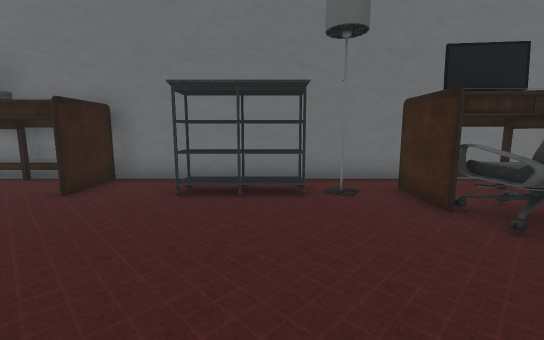
View 1 (above)

15 first-person views from a walk through a scene from a Unity 3-D project. The camera is 1.3 m above the floor, tilts 8° down and sees 90° across. The floor is counted in squares, 1 m on a side. Each view is taken from the middle of a square. On the plan, view 1 faces up. The plan holds only what a view shows up to about 13 squares ahead; the rest is blank. The place goes on beyond the plan. Some animated figures are not drawn. Some surface patterns are stand-ins.

View 2
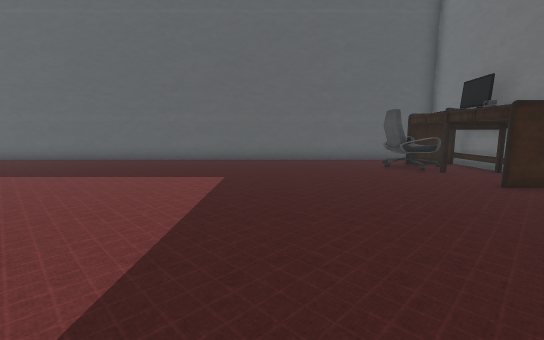

View 3
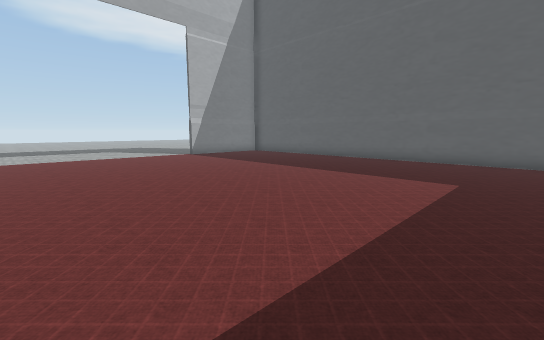

View 4
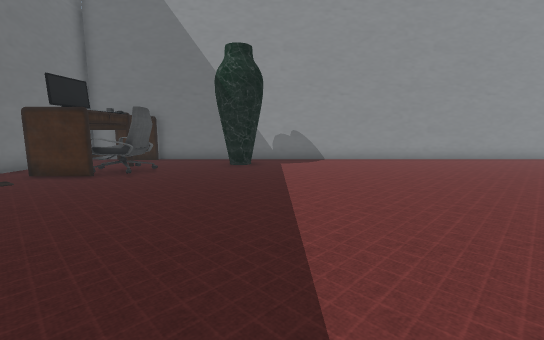

View 5
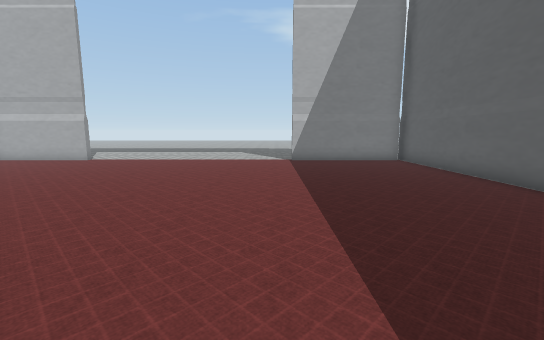

View 6
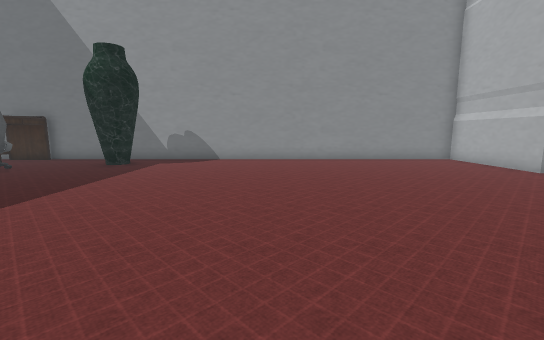

View 7
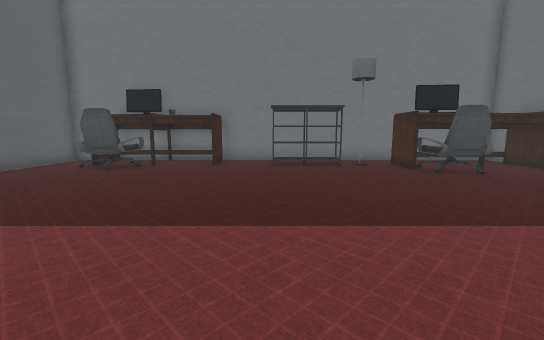

View 8
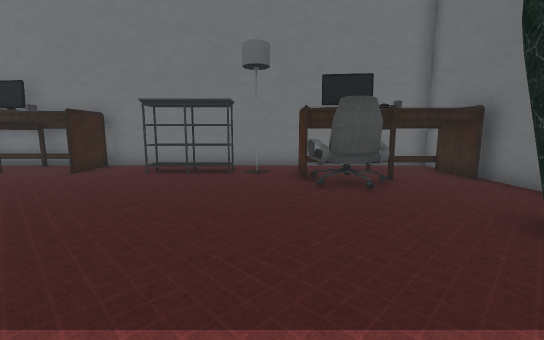

View 9
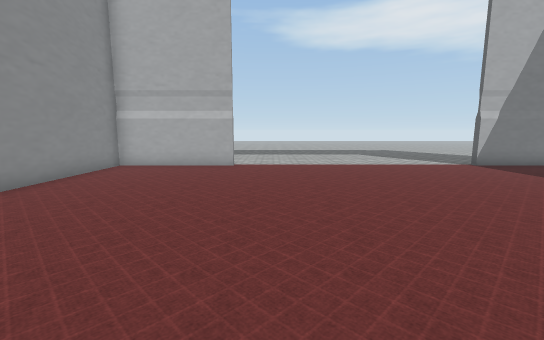

View 10
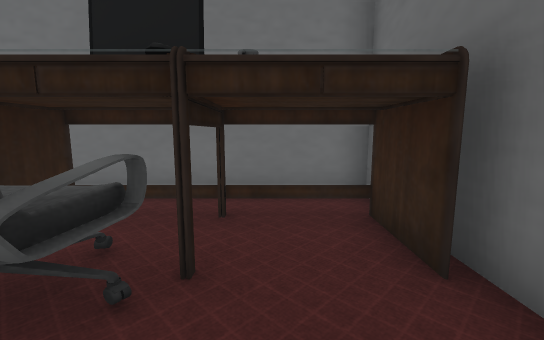

View 11
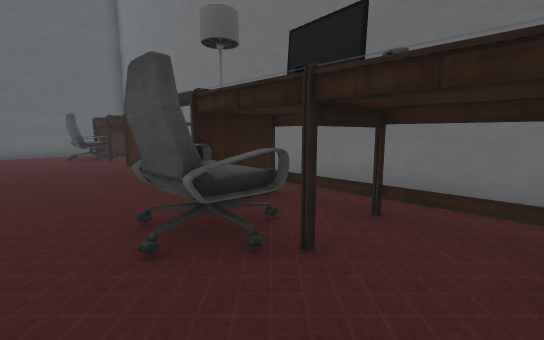

View 12
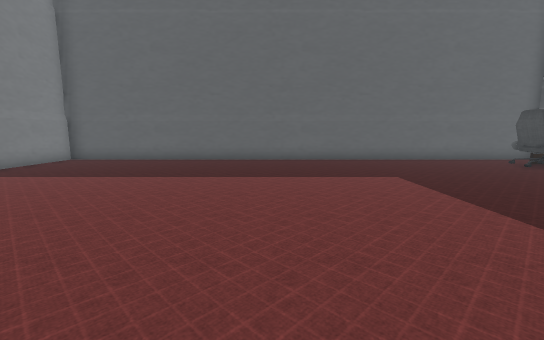

View 13
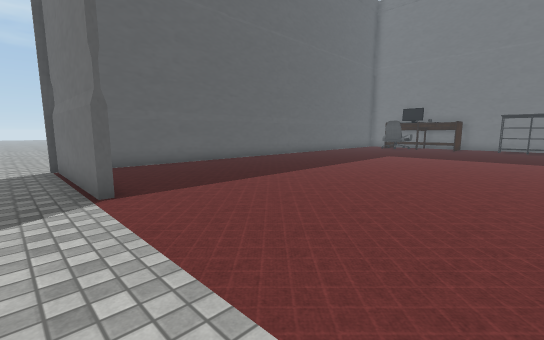

View 14
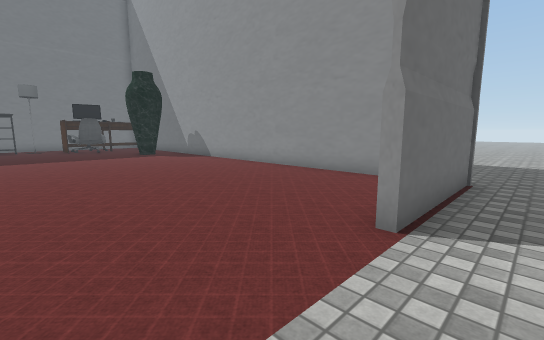

View 15
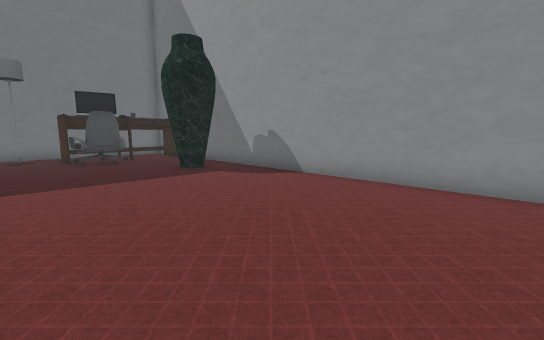

### Floor plan
Key: @ floor where view 1 was taken; # wall or solid block; . floor; L lamp; C chair; O other object.
Columns run from 17 left of view 1 to 15 right of it. Each row starts with its distance up from view 1.
  8       ####################
  7       #.OOOOOO...........#
  6       #.OOOOOO.OOOL.OOOOO#
  5       #.CCC..O......OOOOO#
  4       #..CC.........CCCOO#
  3       #.............CC...#
  2       #..................#
  1       #................O.#
  0       #..........@....OOO#
 -1       #..................#
 -2       #..................#
 -3       #..................#
 -4       #..................#
 -5       #..................#
 -6       #..................#
 -7       #..................#
 -8       #..................#
 -9       #..................#
-10       #..................#
-11       #..................#
-12       #..................#
-13       #..................#
-14       #..................#  .....
-15 ......######.........#####.......
-16 .................................

Where each view was taken, in squares from view 1:
view 1: 0 up, 0 right, facing up
view 2: 0 up, 2 right, facing left
view 3: 0 up, 2 right, facing down-left
view 4: 1 down, 5 left, facing right
view 5: 2 down, 5 left, facing down
view 6: 6 down, 5 left, facing right
view 7: 5 down, 2 left, facing up
view 8: 3 down, 2 right, facing up
view 9: 4 down, 2 right, facing down
view 10: 2 up, 6 right, facing up
view 11: 2 up, 7 right, facing up-left
view 12: 5 down, 2 right, facing left
view 13: 16 down, 0 right, facing up-left
view 14: 16 down, 0 right, facing up-right
view 15: 9 down, 1 right, facing up-right
